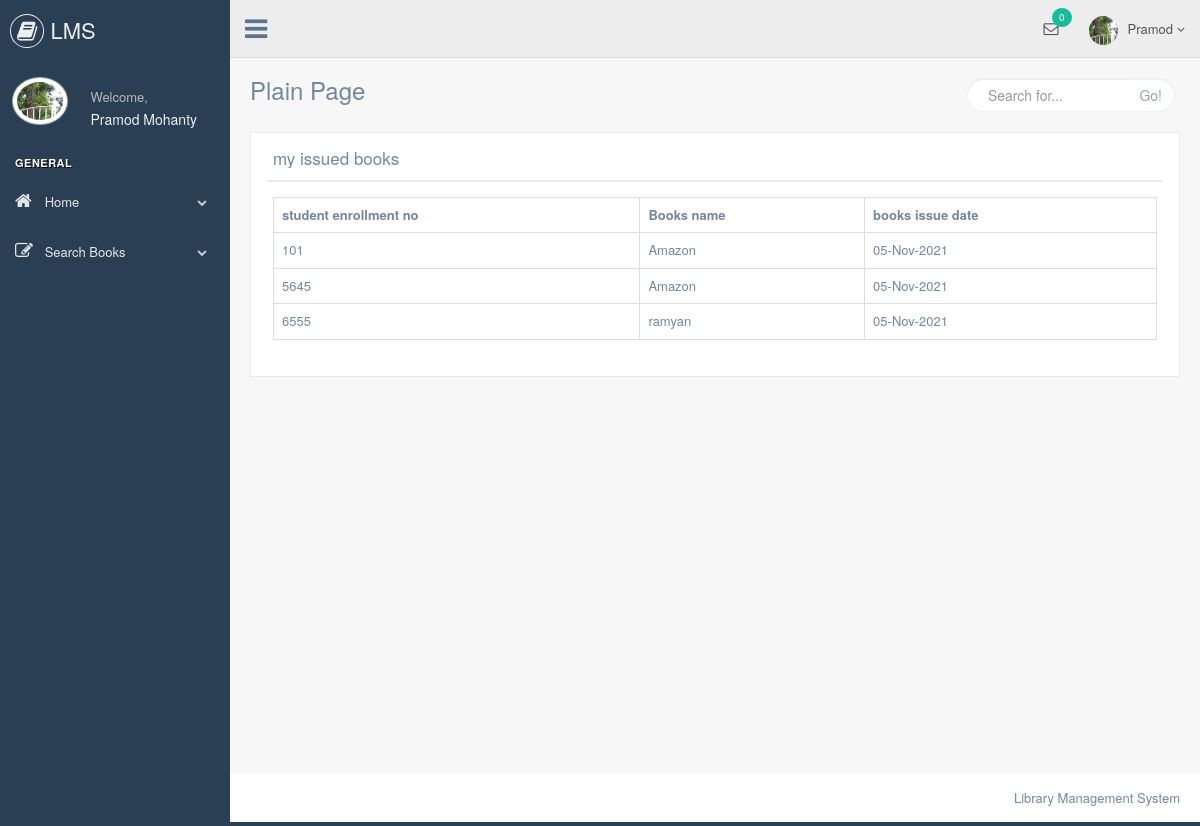
The app's page /my_issued_books.php with its own data.
### tables this page shows
CREATE TABLE `issue_books` (
  `id` int(11) NOT NULL,
  `enrollmentno` varchar(50) NOT NULL,
  `student_name` varchar(50) NOT NULL,
  `student_sem` varchar(50) NOT NULL,
  `student_contact` varchar(50) NOT NULL,
  `student_email` varchar(50) NOT NULL,
  `books_name` varchar(50) NOT NULL,
  `books_issue_date` varchar(50) NOT NULL,
  `books_return_date` varchar(50) NOT NULL,
  `username` varchar(50) NOT NULL
);

### my_issued_books.php (the view, shortened to what this page needs)
<?php
include "header.php";
?>
        <div class="right_col" role="main">
            <div class="">
                <div class="page-title">
                    <div class="title_left">
                        <h3>Plain Page</h3>
                    </div>
                    <div class="title_right">
                        <div class="col-md-5 col-sm-5 col-xs-12 form-group pull-right top_search">
                            <div class="input-group">
                                <input type="text" class="form-control" placeholder="Search for...">
                    <span class="input-group-btn">
                      <button class="btn btn-default" type="button">Go!</button>
                    </span>
                            </div>
                        </div>
                    </div>
                </div>
                <div class="clearfix"></div>
                <div class="row" style="min-height:500px">
                    <div class="col-md-12 col-sm-12 col-xs-12">
                        <div class="x_panel">
                            <div class="x_title">
                                <h2>my issued books</h2>
                                <div class="clearfix"></div>
                            </div>
                            <div class="x_content">
                            <table class="table table-bordered">
        <th>student enrollment no</th>
        <th>Books name</th>
        <th>books issue date</th>
        <?php
                $res=mysqli_query($link,"select * from issue_books");
                while($row=mysqli_fetch_array($res))
        {
            echo "<tr>";
             echo "<td>";
            echo $row["enrollmentno"];
            echo "</td>";
             echo "<td>";
            echo $row["books_name"];
            echo "</td>";
             echo "<td>";
            echo $row["books_issue_date"];
            echo "</td>";
            echo "</tr>";
        }
        ?>
</table>
                        </div>
                        </div>
                    </div>
                </div>
            </div>
        </div>
        <?php
include "footer.php";
?>

### records on screen
issue_books: enrollmentno "101", books_name "Amazon", books_issue_date "05-Nov-2021"
issue_books: enrollmentno "5645", books_name "Amazon", books_issue_date "05-Nov-2021"
issue_books: enrollmentno "6555", books_name "ramyan", books_issue_date "05-Nov-2021"

### other values on screen
$tot "0"
